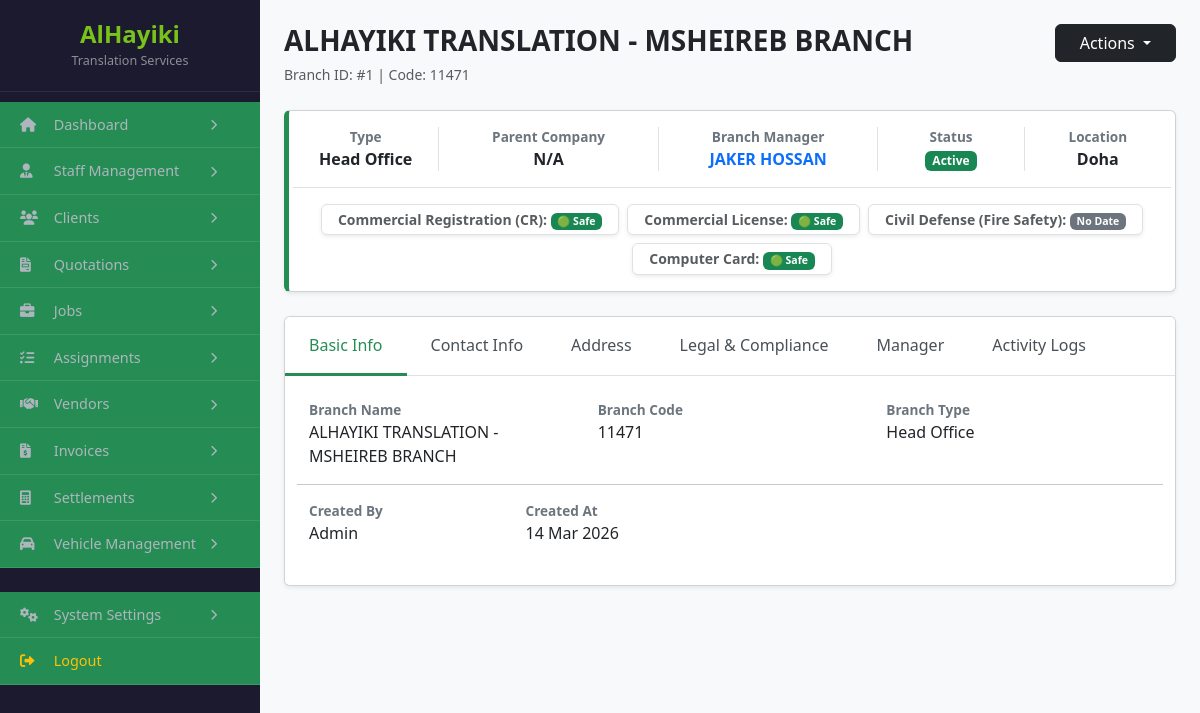
The app's page /view_branch.php?id=1 with its own data.
### tables this page shows
CREATE TABLE `staff_profiles` (
  `id` int(11) NOT NULL,
  `staff_id_code` varchar(20) NOT NULL,
  `full_name` varchar(150) NOT NULL,
  `mobile` varchar(20) DEFAULT NULL,
  `email` varchar(100) DEFAULT NULL,
  `sponsor_company` varchar(150) DEFAULT NULL,
  `working_under_company` varchar(150) DEFAULT NULL,
  `date_joined` date DEFAULT NULL,
  `branch_id` int(11) NOT NULL,
  `in_vacation` enum('Yes','No') DEFAULT 'No',
  `status` enum('Active','Inactive') DEFAULT 'Active',
  `qid_number` varchar(50) DEFAULT NULL,
  `qid_expiry` date DEFAULT NULL,
  `passport_number` varchar(50) DEFAULT NULL,
  `passport_expiry` date DEFAULT NULL,
  `created_at` timestamp NOT NULL DEFAULT current_timestamp(),
  `created_by` int(11) DEFAULT NULL
);

CREATE TABLE `branches` (
  `id` int(11) NOT NULL,
  `name` varchar(100) NOT NULL,
  `branch_code` varchar(20) DEFAULT NULL,
  `is_main_branch` tinyint(1) DEFAULT 0,
  `parent_company` varchar(100) DEFAULT NULL,
  `status` enum('Active','Inactive') DEFAULT 'Active',
  `landline` varchar(20) DEFAULT NULL,
  `mobile_numbers` text DEFAULT NULL,
  `emails` text DEFAULT NULL,
  `website` varchar(100) DEFAULT NULL,
  `area` varchar(100) DEFAULT NULL,
  `street_name` varchar(100) DEFAULT NULL,
  `building_number` varchar(20) DEFAULT NULL,
  `zone_number` varchar(20) DEFAULT NULL,
  `city` varchar(50) DEFAULT NULL,
  `country` varchar(50) DEFAULT 'State of Qatar',
  `po_box` varchar(20) DEFAULT NULL,
  `kahramaa_number` varchar(50) DEFAULT NULL,
  `water_number` varchar(50) DEFAULT NULL,
  `google_maps_link` text DEFAULT NULL,
  `legal_documents` longtext DEFAULT NULL CHECK (json_valid(`legal_documents`)),
  `manager_id` int(11) DEFAULT NULL,
  `cr_number` varchar(50) DEFAULT NULL,
  `cr_issue_date` date DEFAULT NULL,
  `cr_expiry_date` date DEFAULT NULL,
  `license_number` varchar(50) DEFAULT NULL,
  `license_expiry_date` date DEFAULT NULL,
  `fire_safety_number` varchar(50) DEFAULT NULL,
  `fire_safety_expiry` date DEFAULT NULL,
  `computer_card_number` varchar(50) DEFAULT NULL,
  `computer_card_expiry` date DEFAULT NULL,
  `chamber_number` varchar(50) DEFAULT NULL,
  `chamber_expiry` date DEFAULT NULL,
  `lease_number` varchar(50) DEFAULT NULL,
  `lease_expiry` date DEFAULT NULL,
  `created_at` timestamp NOT NULL DEFAULT current_timestamp()
);

### view_branch.php (the view, shortened to what this page needs)
<?php
include 'db.php';
$id = $_GET['id'] ?? null;
$query = "SELECT b.*, s.full_name as manager_name, s.mobile as manager_mobile, s.email as manager_email, s.qid_number as manager_qid
          FROM branches b
          LEFT JOIN staff_profiles s ON b.manager_id = s.id
          WHERE b.id = ?";
$stmt = $pdo->prepare($query);
$stmt->execute([$id]);
$b = $stmt->fetch();
$docs = json_decode($b['legal_documents'], true) ?: [];
function getExpiryBadge($date) {
    if (!$date) return '<span class="badge bg-secondary">No Date</span>';
    $expiry = new DateTime($date);
    $today = new DateTime();
    $diff = $today->diff($expiry);
    $days = (int)$diff->format("%r%a");
    return '<span class="badge bg-success">🟢 Safe</span>';
}
?>
<!DOCTYPE html>
<html lang="en">
<head>
    <link href="https://cdn.jsdelivr.net/npm/bootstrap@5.3.0/dist/css/bootstrap.min.css" rel="stylesheet">
    <link rel="stylesheet" href="https://cdnjs.cloudflare.com/ajax/libs/font-awesome/6.0.0/css/all.min.css">
</head>
<body class="bg-light">
<div class="d-flex">
    <?php include 'sidebar.php'; ?>
    <div class="container-fluid p-4">
        <div class="d-flex justify-content-between align-items-start mb-4">
            <div>
                <h3 class="fw-bold mb-1"><?= htmlspecialchars($b['name']) ?></h3>
                <span class="text-muted small">Branch ID: #<?= $b['id'] ?> | Code: <?= htmlspecialchars($b['branch_code']) ?></span>
            </div>
            <div class="dropdown">
                <button class="btn btn-dark dropdown-toggle px-4" type="button" data-bs-toggle="dropdown">
                    Actions
                </button>
            </div>
        </div>
        <div class="card shadow-sm mb-4 summary-card">
            <div class="card-body">
                <div class="row text-center border-bottom pb-3 mb-3">
                    <div class="col-md-2 border-end">
                        <div class="info-label">Type</div>
                        <div class="fw-bold"><?= $b['is_main_branch'] ? 'Head Office' : 'Branch' ?></div>
                    </div>
                    <div class="col-md-3 border-end">
                        <div class="info-label">Parent Company</div>
                        <div class="fw-bold"><?= htmlspecialchars($b['parent_company'] ?: 'N/A') ?></div>
                    </div>
                    <div class="col-md-3 border-end">
                        <div class="info-label">Branch Manager</div>
                        <div class="fw-bold text-primary"><?= htmlspecialchars($b['manager_name'] ?: 'Not Assigned') ?></div>
                    </div>
                    <div class="col-md-2 border-end">
                        <div class="info-label">Status</div>
                        <span class="badge bg-<?= $b['status'] == 'Active' ? 'success' : 'danger' ?>"><?= $b['status'] ?></span>
                    </div>
                    <div class="col-md-2">
                        <div class="info-label">Location</div>
                        <div class="fw-bold"><?= htmlspecialchars($b['city']) ?></div>
                    </div>
                </div>
                <div class="d-flex justify-content-center gap-2 flex-wrap mt-2">
                    <?php foreach($docs as $doc): ?>
                        <div class="px-3 py-1 bg-white border rounded small shadow-sm">
                            <span class="text-muted fw-bold"><?= htmlspecialchars($doc['name']) ?>:</span>
                            <?= getExpiryBadge($doc['expiry_date']) ?>
                        </div>
                    <?php endforeach; ?>
                </div>
            </div>
        </div>
        <div class="card shadow-sm overflow-hidden">
            <ul class="nav nav-tabs bg-white border-bottom" id="branchTab" role="tablist">
                <li class="nav-item"><button class="nav-link active" data-bs-toggle="tab" data-bs-target="#basic">Basic Info</button></li>
                <li class="nav-item"><button class="nav-link" data-bs-toggle="tab" data-bs-target="#contact">Contact Info</button></li>
                <li class="nav-item"><button class="nav-link" data-bs-toggle="tab" data-bs-target="#address">Address</button></li>
                <li class="nav-item"><button class="nav-link" data-bs-toggle="tab" data-bs-target="#legal">Legal & Compliance</button></li>
                <li class="nav-item"><button class="nav-link" data-bs-toggle="tab" data-bs-target="#manager">Manager</button></li>
                <li class="nav-item"><button class="nav-link" data-bs-toggle="tab" data-bs-target="#logs">Activity Logs</button></li>
            </ul>
            <div class="tab-content p-4 bg-white" id="branchTabContent">
                <div class="tab-pane fade show active" id="basic">
                    <div class="row">
                        <div class="col-md-4"><div class="info-label">Branch Name</div><div class="info-value"><?= htmlspecialchars($b['name']) ?></div></div>
                        <div class="col-md-4"><div class="info-label">Branch Code</div><div class="info-value"><?= htmlspecialchars($b['branch_code']) ?></div></div>
                        <div class="col-md-4"><div class="info-label">Branch Type</div><div class="info-value"><?= $b['is_main_branch'] ? 'Head Office' : 'Branch' ?></div></div>
                        <hr>
                        <div class="col-md-3"><div class="info-label">Created By</div><div class="info-value">Admin</div></div>
                        <div class="col-md-3"><div class="info-label">Created At</div><div class="info-value"><?= date('d M Y', strtotime($b['created_at'])) ?></div></div>
                    </div>
                </div>
            </div>
        </div>
    </div>
</div>
</body>
</html>

### view_branch.php (style rules this page uses)
.nav-tabs .nav-link { color: #495057; font-weight: 500; border: none; padding: 1rem 1.5rem; }
.nav-tabs .nav-link.active { color: #258d54; border-bottom: 3px solid #258d54; background: none; }
.info-label { font-size: 0.85rem; color: #6c757d; font-weight: bold; text-uppercase: true; }
.info-value { font-size: 1rem; color: #212529; margin-bottom: 1rem; }
.summary-card { border-left: 5px solid #258d54; }

### records on screen
staff_profiles: branch.name "ALHAYIKI TRANSLATION - MSHEIREB BRANCH", branch "1", branch.branch_code "11471", branch.parent_company "N/A", full_name "JAKER HOSSAN", branch.status "Active", branch.city "Doha", branch.created_at "14 Mar 2026"

### other values on screen
$doc['name'] "Commercial Registration (CR)"
$doc['name'] "Commercial License"
$doc['name'] "Civil Defense (Fire Safety)"
$doc['name'] "Computer Card"
